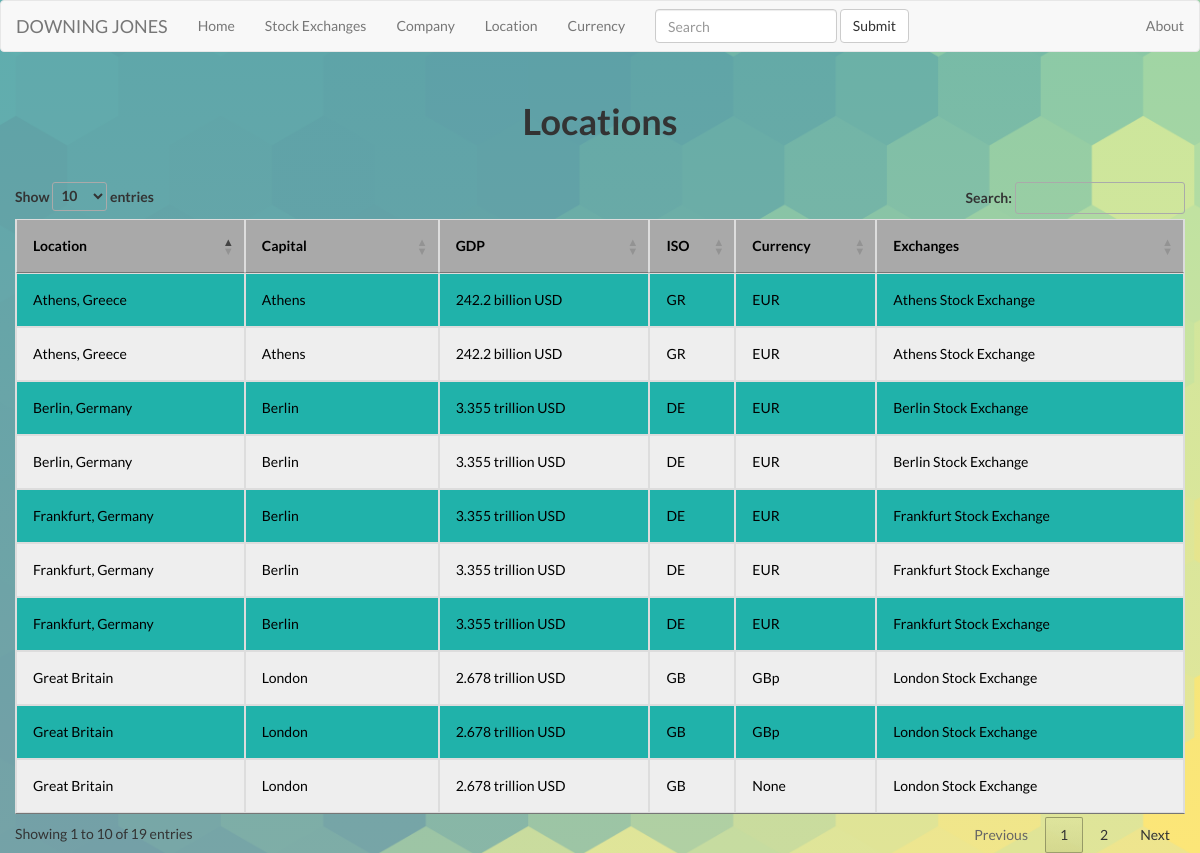
/locations, run on the app's committed database.
### FlaskApp/DowningJones/models.py (models this page shows, shortened)
class Location(db.Model):
    rowid = db.Column(db.Integer, primary_key=True)        #pk can be the iso code
    name = db.Column(db.String(80))
    iso = db.Column(db.String(2))
    capital = db.Column(db.String(80))
    gdp = db.Column(db.String(80))
    currency = db.Column(db.String(80))
    location_exchange = db.Column(db.String(80))

### FlaskApp/DowningJones/__init__.py (the view)
@app.route ( '/locations' )
def locations ():
	locations = Location.query.distinct(Location.name)
	return render_template('locations.html',
						    title='Locations',
						    locations=locations)

### FlaskApp/DowningJones/templates/locations.html (shortened to what this page needs)
{% extends "layout.html" %}
{% block body %}
<div class="container-fluid">
  <div class="row" style="padding:30px">
      <div class="col-md-4 col-xs-6"></div>
      <div class="col-md-4 col-xs-6" style="text-align: center">
        <h1 style = "font-weight : bold">Locations</h1>
      </div>
  </div>
    <table id="locationtable" class="table table-hover table-striped table-responsive table-bordered">
    <thead>
      <tr>
        <th id="name">Location</th>
        <th id="capital">Capital</th>
        <th id="gdp">GDP</th>
        <th id="iso">ISO</th>
        <th id="currency">Currency</th>
        <th id="exchanges">Exchanges</th>
      </tr>
      </thead>
       <tbody>
        {% for location in locations %}
          <tr>
            <td><a href="/locations/{{location.rowid}}">{{ location.name }}</a></td>
            <td>{{ location.capital }}</td>
            <td>{{ location.gdp }}</td>
            <td>{{ location.iso }}</td>
            <td> <a href="/currencies/{{location.rowid}}">{{ location.currency }}</a></td>
            <td><a href="/stockmarkets/{{location.rowid}}">{{ location.location_exchange }}</a></td>
          </tr>
        {% endfor %}
        </tbody>
    </table>
 </div>
<link rel="stylesheet" href="http://cdn.datatables.net/1.10.2/css/jquery.dataTables.min.css"></style>
{% endblock %}

### FlaskApp/DowningJones/static/style.css (style rules this page uses)
html, body { padding:0; margin:0; }
table { background-color:#a9a9a9; margin:auto; }
table, th, td { border: 1px solid black; border-collapse: collapse; color:black; }
th, td { padding: 16px !important; }
td { text-align: left; }
body { background-size: cover; }
.table-striped>tbody>tr:nth-child(odd)>td, .table-striped>tbody>tr:nth-child(odd)>th { background-color: lightseagreen; }
.table-striped>tbody>tr:nth-child(even)>td, .table-striped>tbody>tr:nth-child(even)>th { background-color: #eeeeee; }

### FlaskApp/DowningJones/templates/layout.html (style rules this page uses)
body { background:linear-gradient(rgba(200,265,265,0.45), rgba(265,265,265,0.45)), url("static/background3.png"); background-size: cover; font-family: 'Lato', sans-serif; }
tr,tbody,a,td { color:black; font-family: 'Lato', sans-serif; }

### data on the page
Location: name "Great Britain", capital "London", gdp "2.678 trillion USD", iso "GB", currency "GBp", location_exchange "London Stock Exchange"
Location: name "Athens, Greece", capital "Athens", gdp "242.2 billion USD", iso "GR", currency "EUR", location_exchange "Athens Stock Exchange"
Location: name "Frankfurt, Germany", capital "Berlin", gdp "3.355 trillion USD", iso "DE", currency "EUR", location_exchange "Frankfurt Stock Exchange"
Location: name "Frankfurt, Germany", capital "Berlin", gdp "3.355 trillion USD", iso "DE", currency "EUR", location_exchange "Frankfurt Stock Exchange"
Location: name "Great Britain", capital "London", gdp "2.678 trillion USD", iso "GB", currency "GBp", location_exchange "London Stock Exchange"
Location: name "Berlin, Germany", capital "Berlin", gdp "3.355 trillion USD", iso "DE", currency "EUR", location_exchange "Berlin Stock Exchange"
Location: name "Berlin, Germany", capital "Berlin", gdp "3.355 trillion USD", iso "DE", currency "EUR", location_exchange "Berlin Stock Exchange"
Location: name "Frankfurt, Germany", capital "Berlin", gdp "3.355 trillion USD", iso "DE", currency "EUR", location_exchange "Frankfurt Stock Exchange"
Location: name "Great Britain", capital "London", gdp "2.678 trillion USD", iso "GB", currency "None", location_exchange "London Stock Exchange"
Location: name "Athens, Greece", capital "Athens", gdp "242.2 billion USD", iso "GR", currency "EUR", location_exchange "Athens Stock Exchange"
